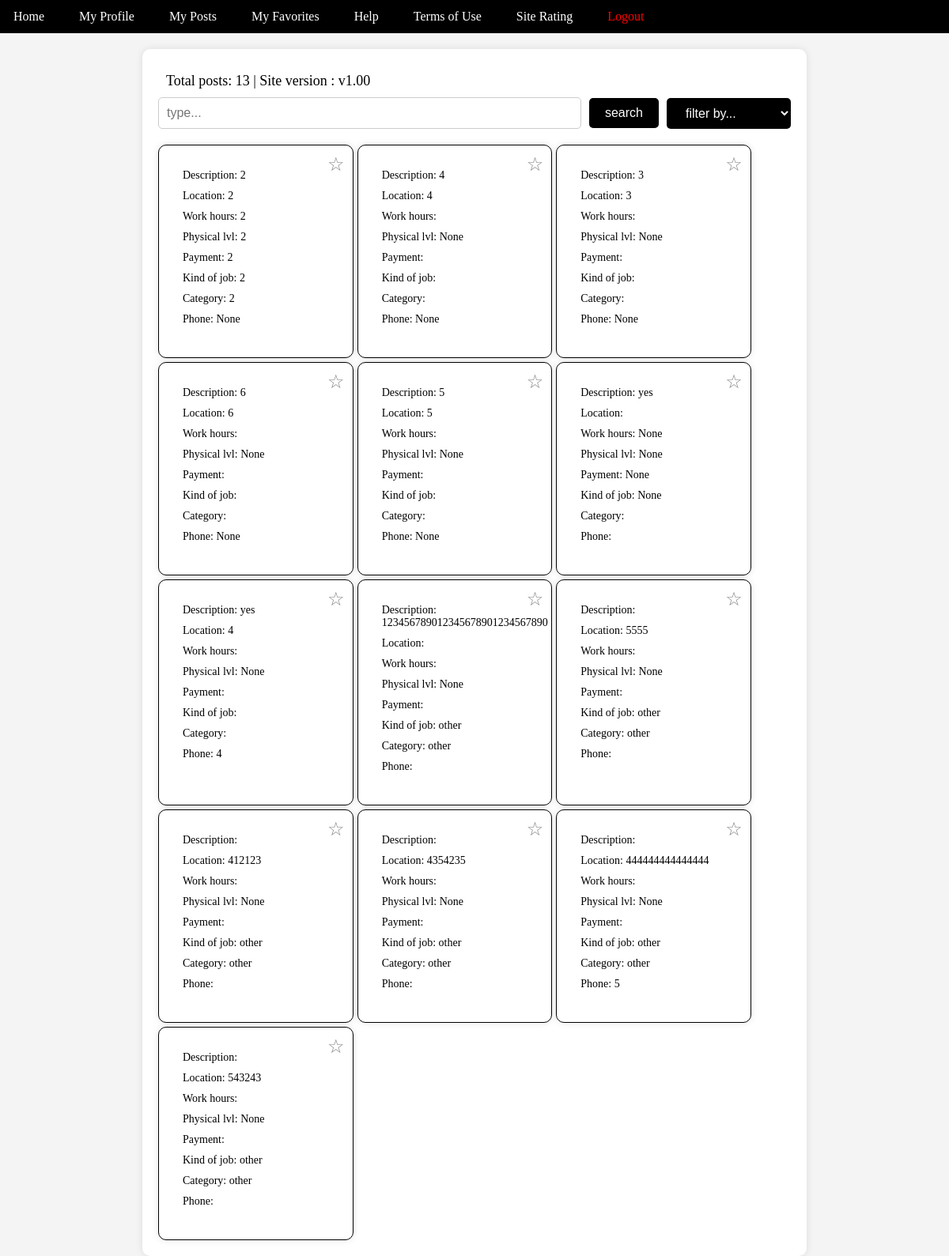
The page /homepage/ on the database as committed earlier.
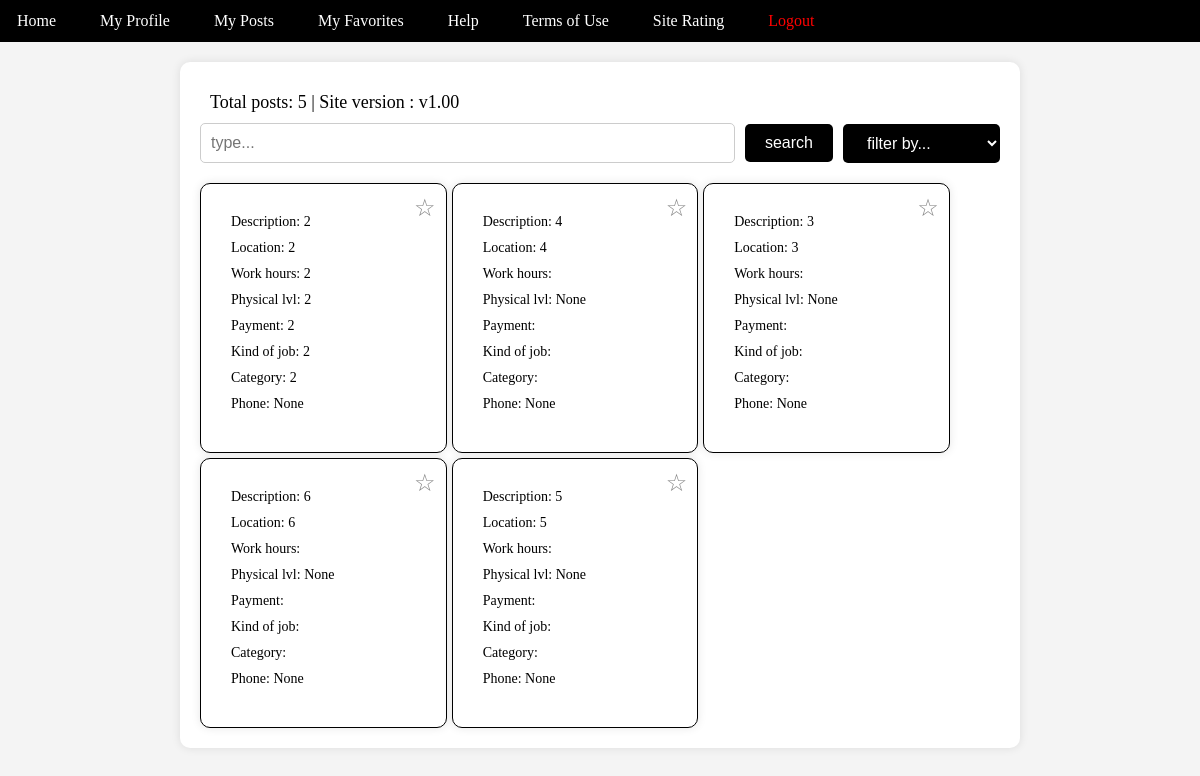
The same page on the database as committed later.
### posts/models.py (models this page shows)
class Post(models.Model):
    description = models.TextField(null=True, blank=True)
    location = models.TextField(null=True, blank=True)
    payment = models.TextField(null=True, blank=True)
    work_hours = models.TextField(null=True, blank=True)
    phys_lvl = models.IntegerField(null=True, blank=True)
    kind_of_job = models.TextField(null=True, blank=True)
    category = models.TextField(null=True, blank=True)
    phone = models.TextField(null=True, blank=True)

### project/views.py (the view)
# urls.py: path('homepage/', views.homepage, name='homepage'),
def homepage(request):
    posts = Post.objects.all()
    global_user_id = request.session.get('global_user_id')
    if global_user_id:
        user = User.objects.get(id=global_user_id)
        favorites = [int(fav) for fav in user.favorites]
    else:
        favorites = []  # Initialize favorites as an empty list if user is not logged in
    context = {'posts': posts, 'favorites': favorites}
    return render(request, 'homepage.html', context)

### templates/homepage.html (shortened to what this page needs)
<!DOCTYPE html>
<html lang="en">
<head>
</head>
<body>
{% extends 'toolbar.html' %}
{% block content %}
<div class="content">
    <div class="total-posts">Total posts:  {{ posts|length }}  |  Site version : v1.00</div>
    <div class="search-filter">
        <input type="text" class="search-input" placeholder="type...">
        <button class="search-button">search</button>
        <select class="filter-select">
            <option value="">filter by...</option>
        </select>
    </div>
    <div class="posts">
        {% if posts %}
        {% for post in posts %}
        <div class="post" data-description="{{ post.description }}" data-location="{{ post.location }}" data-work-hours="{{ post.work_hours }}" data-phys-lvl="{{ post.phys_lvl }}" data-kind-of-job="{{ post.kind_of_job }}" data-category="{{ post.category }}" data-phone="{{ post.phone }}" data-payment="{{ post.payment }}">
            <div class="post-content">
                <div class="post-info">Description: {{ post.description }}</div>
                <div class="post-info">Location: {{ post.location }}</div>
                <div class="post-info">Work hours: {{ post.work_hours }}</div>
                <div class="post-info">Physical lvl: {{ post.phys_lvl }}</div>
                <div class="post-info">Payment: {{ post.payment }}</div>
                <div class="post-info">Kind of job: {{ post.kind_of_job }}</div>
                <div class="post-info">Category: {{ post.category }}</div>
                <div class="post-info">Phone: {{ post.phone }}</div>
                <div class="favorites-button {% if post.id|add:0 in favorites %}active {% endif %}" data-post-id="{{ post.id }}">☆</div>
            </div>
        </div>
        {% endfor %}
        {% else %}
        <p class="no-posts-message" style="display: none;">No posts fit your request.</p>
        {% endif %}
    </div>
</div>
</body>
</html>
{% endblock %}

### templates/toolbar.html (shortened to what this page needs)
<!DOCTYPE html>
<html lang="en">
<head>
</head>
<body>
    <div class="section-regular neutral-100">
        <div class="w-layout-blockcontainer w-container">
            <div class="navbar-buttons">
                <a href="{% url 'homepage' %}" aria-current="page" class="nav-link w-nav-link w--current button">Home</a>
                <a href="{% url 'profile' %}" class="nav-link w-nav-link button">My Profile</a>
                <a href="{% url 'myposts' %}" class="nav-link w-nav-link button">My Posts</a>
                <a href="{% url 'myfavorites' %}" class="nav-link w-nav-link button">My Favorites</a>
                <a href="{% url 'helppage' %}" class="nav-link w-nav-link button">Help</a>
                <a href="{% url 'TOS' %}" class="nav-link w-nav-link button">Terms of Use</a>
                <a href="{% url 'rating' %}" class="nav-link w-nav-link button">Site Rating</a>
                <a href="{% url 'login_page' %}" class="nav-link w-nav-link button logout-link">Logout</a>
            </div>
        </div>
    </div>
    {% block content %}
    {% endblock %}
</body>
</html>

### templates/homepage.html (style rules this page uses)
body { font-family: Arial, sans-serif; margin: 0; padding: 0; background-color: #f8f8f8; }
.content { max-width: 800px; margin: 0 auto; padding: 20px; background-color: white; border-radius: 10px; box-shadow: 0 0 10px rgba(0, 0, 0, 0.1); }
.total-posts { font-size: 18px; padding: 10px; border-radius: 5px; }
.search-filter { display: flex; align-items: center; margin-bottom: 20px; }
.search-input { flex: 1; padding: 10px; font-size: 16px; border: 1px solid #ccc; border-radius: 5px; }
.search-button { padding: 10px 20px; font-size: 16px; margin-left: 10px; background-color: black; color: #fff; border: black; border-radius: 5px; cursor: pointer; }
.filter-select { padding: 10px 20px; font-size: 16px; margin-left: 10px; background-color: black; color: white; border: blue; border-radius: 5px; cursor: pointer; }
.posts { display: flex; flex-wrap: wrap; gap: 20px; }
.post { background-color: #fff; border: 1px solid #ddd; border-radius: 10px; overflow: hidden; box-shadow: 0 0 10px rgba(0, 0, 0, 0.1); transition: transform 0.3s ease-in-out; width: calc(50% - 20px); }
.post-content { padding: 20px; }
.post-info { margin-bottom: 10px; }
.favorites-button { position: absolute; top: 10px; right: 10px; cursor: pointer; font-size: 24px; color: #888; }

### templates/toolbar.html (style rules this page uses)
body { font-family: Copperplate; margin: 0; padding: 0; box-sizing: border-box; background-color: #f4f4f4; }
.navbar-buttons { display: flex; background-color: black; margin-bottom: 20px; }
.navbar-buttons a { text-decoration: none; padding: 10px 15px; margin-right: 10px; color: white; border: 2px solid transparent; border-radius: 5px; cursor: pointer; font-size: 16px; position: relative; overflow: hidden; transition: color 0.3s ease, background-color 0.3s ease; }
.navbar-buttons a.logout-link { color: red; }
.posts { display: flex; flex-wrap: wrap; gap: 5px; }
.post { width: calc(33.33% - 20px); border: 1px solid black; padding: 10px; box-sizing: border-box; position: relative; }
.post-content { font-size: 14px; }
.favorites-button { position: absolute; top: 10px; right: 10px; cursor: pointer; }

Rows that differ between the two databases and show on the page:
removed Post: description "yes", work_hours "None", phys_lvl "None", payment "None", kind_of_job "None"
removed Post: description "yes", location "4", phys_lvl "None", phone "4"
removed Post: description "123456789012345678901234567890", phys_lvl "None", kind_of_job "other", category "other"
removed Post: location "5555", phys_lvl "None", kind_of_job "other", category "other"
removed Post: location "412123", phys_lvl "None", kind_of_job "other", category "other"
removed Post: location "4354235", phys_lvl "None", kind_of_job "other", category "other"
removed Post: location "444444444444444", phys_lvl "None", kind_of_job "other", category "other", phone "5"
removed Post: location "543243", phys_lvl "None", kind_of_job "other", category "other"
Other text that changed with them:
{{ posts|length }}: "13" → "5"
